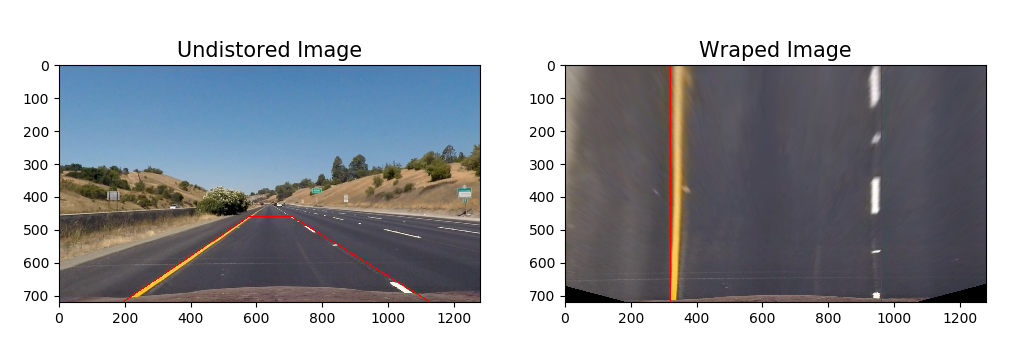
#> input picture helper/view_tran.png, 1011 x 360 px
$ python -i image_process.py   (imports and definitions only)   (older library calls are emulated)
#> lines starting #> are read from the running program, lines starting #| are printed output that depends on the picture; after the words box and inside, x2 and y2 are one past the last pixel; in counts of white or black regions, pixels touching at a corner belong together
# File include the image process functions

# Function spec
# 1. input: the imput image is a RGB image, all other threshold parameter should have a default value
# 2. output: a binary(!!!) image which has the same size with input image

import numpy as np
import cv2
import sys
sys.path.append("E:\学习文件\研究生\Advanced_Lane_Lines-master\helper")
from lane_detection import find_lane_pixels, get_polynomial


# [56 lines left out: functions color_grid_thresh, color_grid_thresh_dynamic, not called in this run]

def yellow_grid_thresh(img, y_low=(10,50,0), y_high=(30,255,255), sx_thresh=(20, 100)):
#> called with y_low = (10, 50, 0), y_high = (30, 255, 255), sx_thresh = (20, 100)
	img = np.copy(img)
	# Convert to HLS color space and separate the V channel
	hls = cv2.cvtColor(img, cv2.COLOR_RGB2HLS)
#> hls: shape (360, 1011, 3); mean of channels 0, 1, 2 53.4, 166.6, 24
	l_channel = hls[:,:,1]
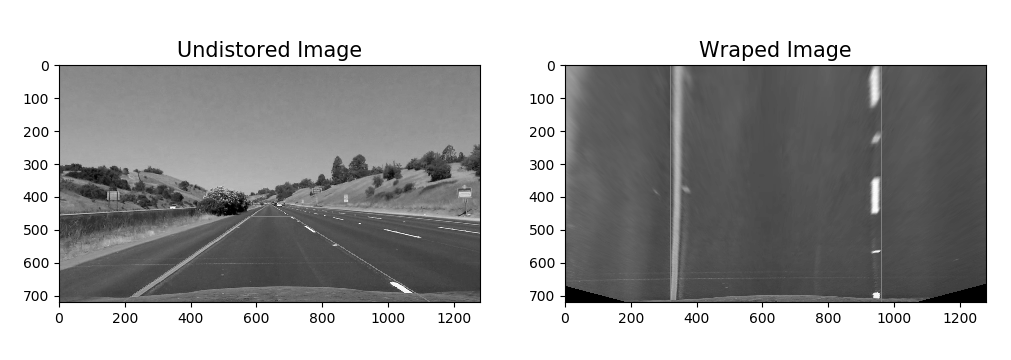
#> l_channel: shape (360, 1011); min 0, max 255, mean 166.6
	s_channel = hls[:,:,2]
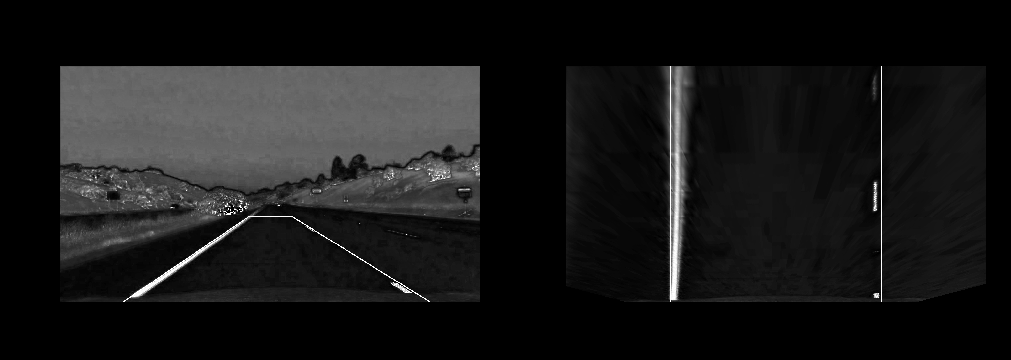
#> s_channel: shape (360, 1011); min 0, max 255, mean 24
	# Sobel x
	sobelx = cv2.Sobel(l_channel, cv2.CV_64F, 1, 0) # Take the derivateive in x
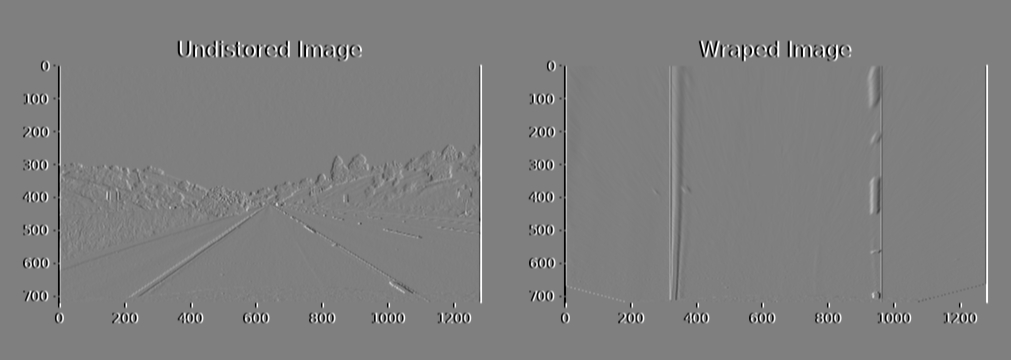
#> sobelx: shape (360, 1011) float64; min -1020, max 1020, mean 0; drawn with min black and max white
	abs_sobelx = np.absolute(sobelx) # Absolute x derivateive to accentuate lines
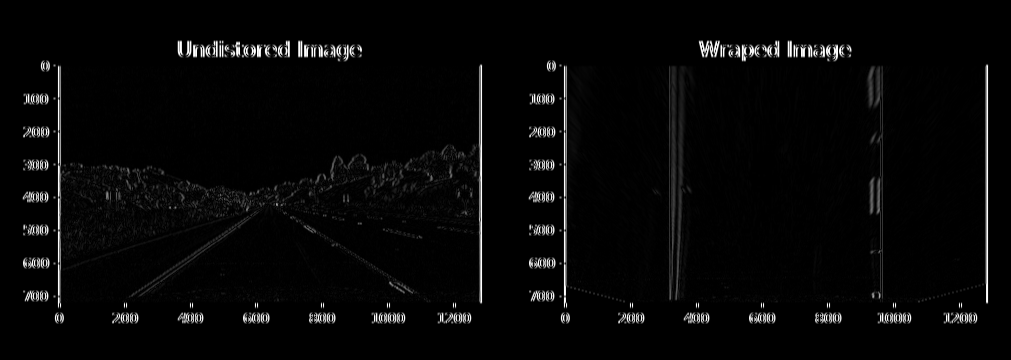
#> abs_sobelx: shape (360, 1011) float64; min 0, max 1020, mean 28; drawn with min black and max white
	scaled_sobel = np.uint8(255*abs_sobelx/np.max(abs_sobelx))

	# Threshold x gradient
	sxbinary = np.zeros_like(scaled_sobel)
	sxbinary[(scaled_sobel >= sx_thresh[0]) & (scaled_sobel <= sx_thresh[1])] = 1

	# # Threshold color channel
	# s_binary = np.zeros_like(s_channel)
	# s_binary[(s_channel >= s_thresh[0]) & (s_channel <= s_thresh[1])] = 1

	yellow_filtered = yellow_filter(img, y_low, y_high)
#> in yellow_filter, `image_HSV = cv2.cvtColor(image, cv2.COLOR_RGB2HSV)`: image_HSV: shape (360, 1011, 3); mean H, S, V 53.4, 32.1, 175.7
#> in yellow_filter, `image_filtered = cv2.inRange(image_HSV, low, high)`:
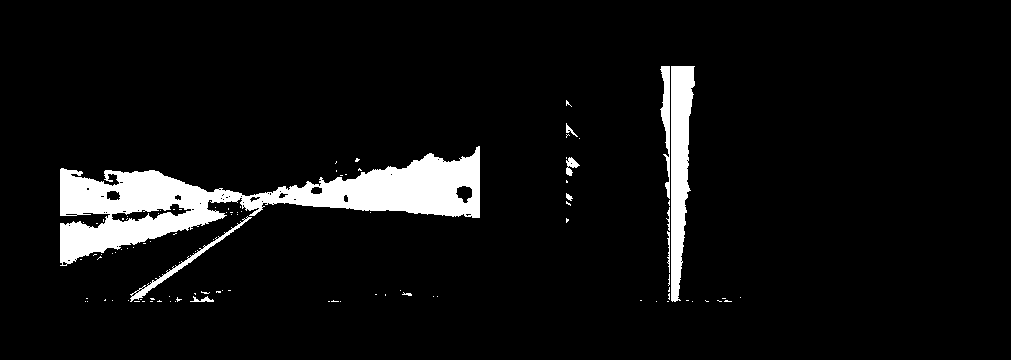
#> image_filtered: shape (360, 1011); 6.4% white; 102 white regions (91 under 20 px), largest, box (x1, y1, x2, y2) and area: (60, 146, 480, 266) 17609, (671, 66, 695, 302) 3752, (660, 66, 670, 199) 692
	yellow_filtered[yellow_filtered > 0] = 1 # transfer to binary

	# combine the two binary, right and left
	sxbinary[:,:640] = 0 # use right side of sxbinary
	yellow_filtered[:,640:] = 0 # use left side of yellow filtered
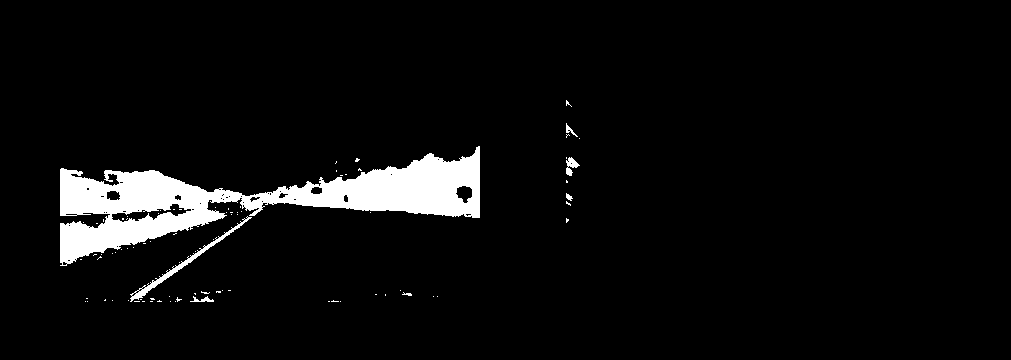
#> yellow_filtered: shape (360, 1011); values 0 (black) and 1 (white), 5.2% white; 84 white regions (77 under 20 px), largest, box (x1, y1, x2, y2) and area: (60, 146, 480, 266) 17609, (130, 216, 252, 302) 670, (566, 157, 580, 176) 132


	binary = sxbinary | yellow_filtered
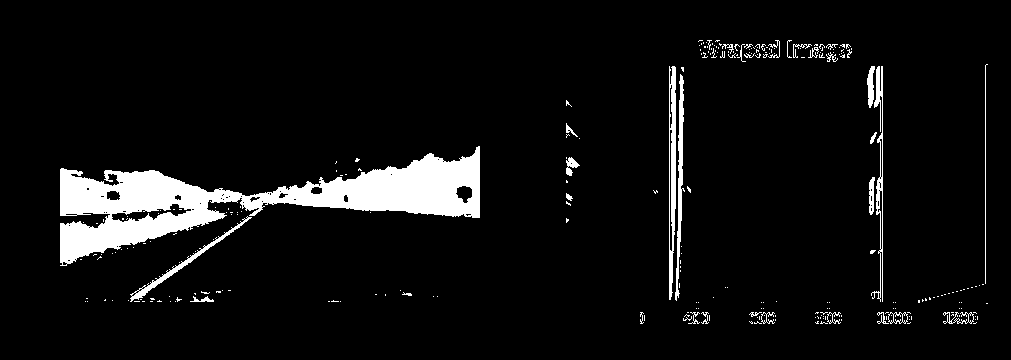
#> binary: shape (360, 1011); values 0 (black) and 1 (white), 6.5% white; 272 white regions (239 under 20 px), largest, box (x1, y1, x2, y2) and area: (60, 146, 480, 266) 17609, (669, 66, 676, 300) 1178, (675, 74, 685, 301) 844

	# Stack each channel (for visual check the pixal sourse)
	# color_binary = np.dstack((np.zeros_like(sxbinary), sxbinary,s_binary)) * 255
	return binary

# [114 lines left out: functions yellow_white_thresh, y_w_dynamic, draw_lane_fit, draw_lane_find, not called in this run]

def yellow_filter(image, low=(10,50,0), high=(30,255,255)):
	"""
	filter the right side yellow line out
	"""
	image_HSV = cv2.cvtColor(image, cv2.COLOR_RGB2HSV)
	image_filtered = cv2.inRange(image_HSV, low, high)

	return image_filtered

# [215 lines left out: functions white_filter, test_draw, test_thresh_images, test_color_grid_thresh_dynamic, test_yellow_grid_thresh_images, test_yellow_white_thresh_images and 4 more, not called in this run]


# [9 lines not run here, left out]
	# [12 lines of commented-out code are left out]

>>> import cv2
>>> picture = cv2.cvtColor(cv2.imread('view_tran.png'), cv2.COLOR_BGR2RGB)
>>> result = yellow_grid_thresh(picture)
